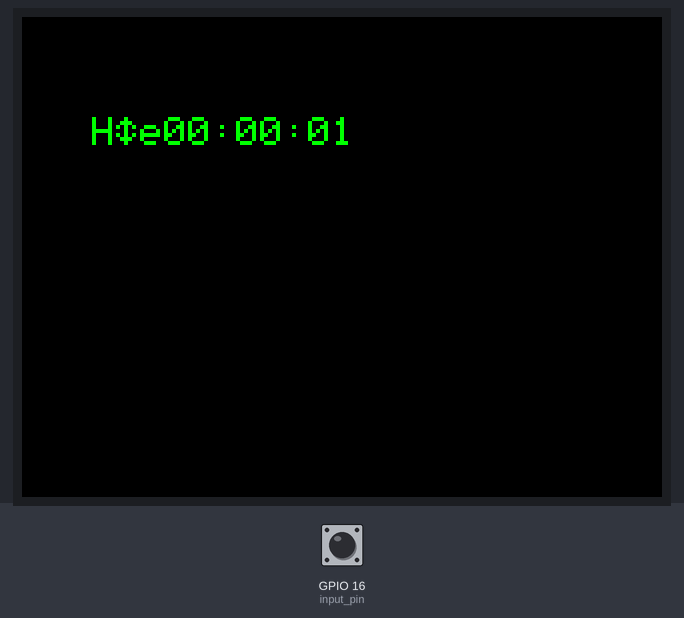
The sketch below on a simulated ESP32. Parts: 240×320 colour display. The inputs (shaded band) are chosen by the test bench; at power-on: GPIO 16 (input_pin) HIGH. WiFi joins after 1.5 s; servers stay silent unless stated; uploads are accepted with an empty reply; what the sketch prints to the serial monitor is not drawn.

Above: at 7.3 s.
7.4 s: GPIO 16 (input_pin) pulled LOW for 0.15 s
At 8.0 s:
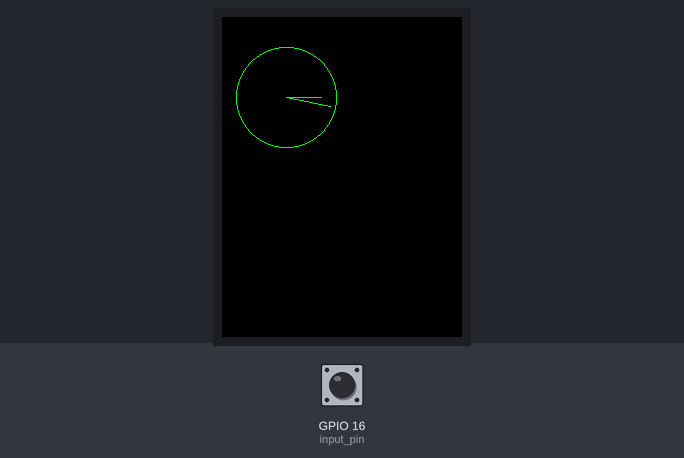
8.1 s: GPIO 16 (input_pin) pulled LOW for 1 s
At 10.0 s:
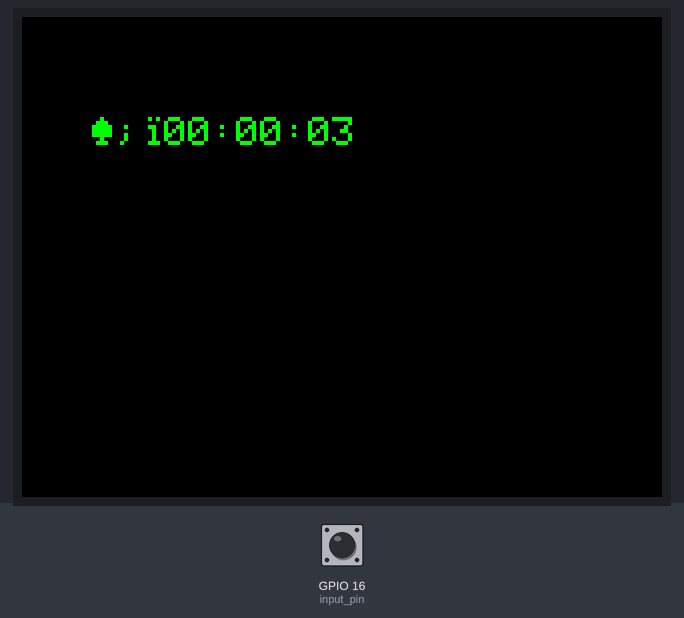
12.1 s: GPIO 16 (input_pin) pulled LOW for 0.15 s
At 12.7 s:
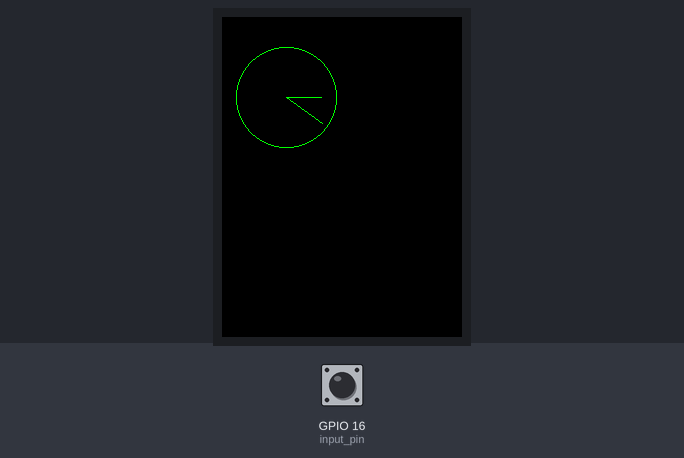
12.8 s: GPIO 16 (input_pin) pulled LOW for 3.2 s
At 16.5 s:
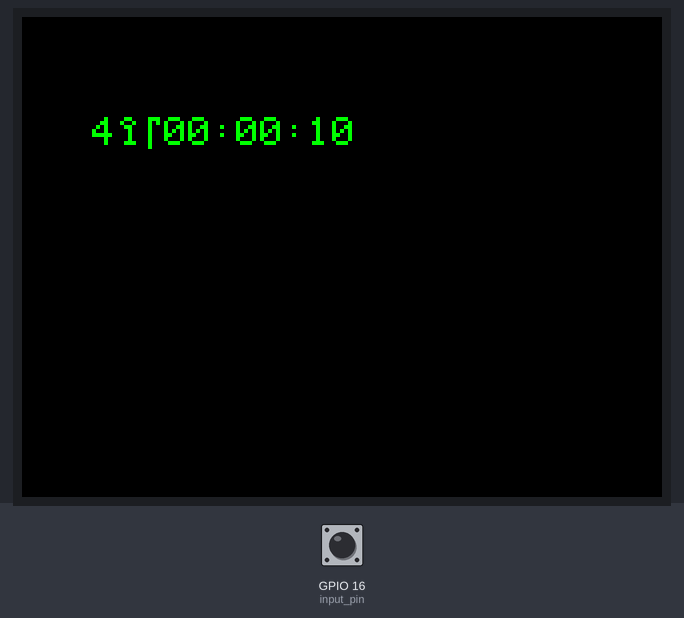
19.0 s: GPIO 16 (input_pin) pulsed LOW 2 times (0.12 s each, 0.3 s apart)
At 20.3 s:
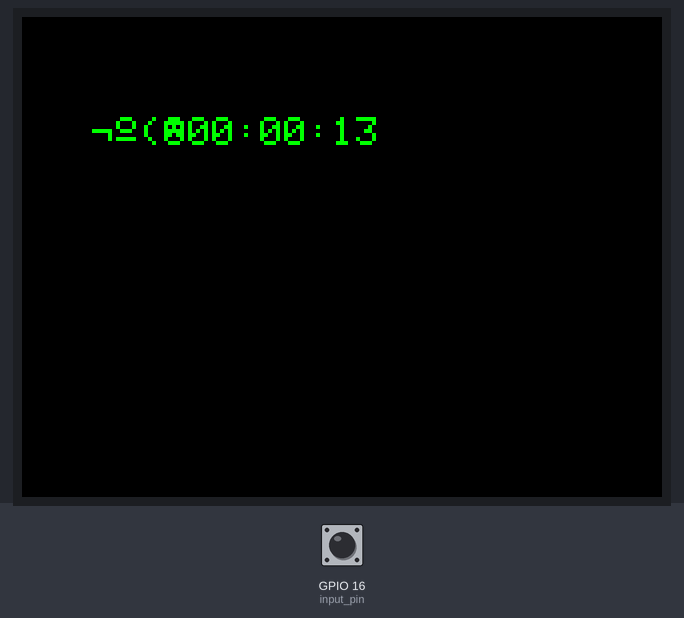
22.6 s: GPIO 16 (input_pin) pulsed LOW 5 times (0.12 s each, 0.3 s apart)
At 23.23 s:
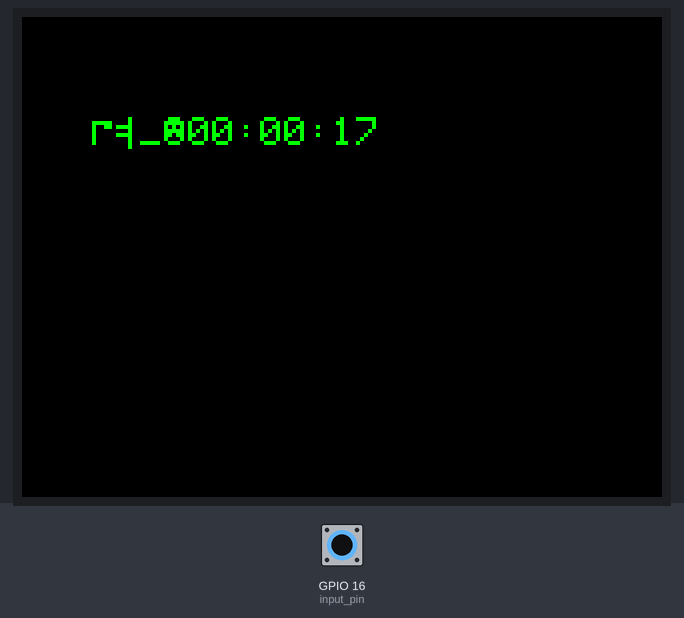
Timing chart, 0 to 25.6 s (numbered marks = the images above; inputs shaded):
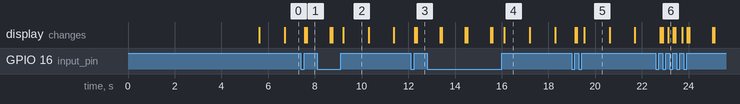

Measured:
- after the input at 7.4 s, the display: first changes after 0.17 s (image 1 shows a later state)
- after the input at 8.1 s, the display: first differs from a run without the input after 1.1 s (image 2)
- after the input at 12.1 s, the display: first changes after 0.18 s (image 3 shows a later state)
- after the input at 12.8 s, the display: first differs from a run without the input after 3.3 s (image 4)
- after the input at 22.6 s, the display: first differs from a run without the input after 0.21 s (image 6 shows a later state)
- what the display in image 2 shows lasts 1.1 s, from 9.2 s to 10.3 s

The sketch:

watch_code.ino
```cpp
#include <WiFi.h> //Connect to WiFi Network
#include <TFT_eSPI.h> // Graphics and font library for ST7735 driver chip
#include <SPI.h> //Used in support of TFT Display
#include <string.h>  //used for some string handling and processing.
#include <math.h> //used for analog clock face

#define IDLE 0  //Initial State
#define DOWN 1  //State when the button is pressed down
#define UP 2  //State when the button comes back up
#define DISPLAY 3 //Sttate to update our display


TFT_eSPI tft = TFT_eSPI();  // Invoke library, pins defined in User_Setup.h

//Some constants and some resources:
const uint16_t RESPONSE_TIMEOUT = 6000; //ms to wait for response from host
const uint16_t SERVER_PULL_TIME = 60000; //periodicity of pulling from server.
const uint16_t DISPLAY_UPDATE_TIME = 1000; //periodicity of updating the screen
const uint16_t IN_BUFFER_SIZE = 1000; //size of buffer to hold HTTP request
const uint16_t OUT_BUFFER_SIZE = 1000; //size of buffer to hold HTTP response
char request_buffer[IN_BUFFER_SIZE]; //char array buffer to hold HTTP request
char response_buffer[OUT_BUFFER_SIZE]; //char array buffer to hold HTTP response

char network[] = "MIT";  //SSID for MIT open network
char password[] = ""; //No Password required for open network

const int input_pin = 16; //pin connected to button
uint8_t state = IDLE;  //initialize to IDLE
uint8_t watch_state = 0; //variable for state of the watch (0 for digital, 1 for digital)

unsigned int server_timer;  //time from last server pull
unsigned int display_timer; //timer for updating the display when not pressed

uint8_t hour; //stored times from last server pull
uint8_t minute;
uint8_t second;

uint8_t display_hour; //times to be displayed now
uint8_t display_minute;
uint8_t display_second;


void setup(){
  tft.init();  //init screen
  tft.setRotation(2); //adjust rotation
  tft.setTextSize(2); //default font size
  tft.fillScreen(TFT_BLACK); //fill background
  tft.setTextColor(TFT_GREEN, TFT_BLACK); //set color of font to green foreground, black background

  Serial.begin(115200); //begin serial comms
  delay(100); //wait a bit (100 ms)
  WiFi.begin(network,password); //attempt to connect to wifi
  uint8_t count = 0; //count used for Wifi check times
  Serial.print("Attempting to connect to ");
  Serial.println(network);

  while (WiFi.status() != WL_CONNECTED && count<6) {
    delay(500);
    Serial.print(".");
    count++;
  }
  delay(2000);
  if (WiFi.isConnected()) { //if we connected then print our IP, Mac, and SSID we're on
    Serial.println("CONNECTED!");
    Serial.printf("%d:%d:%d:%d (%s) (%s)\n",WiFi.localIP()[3],WiFi.localIP()[2],
                                            WiFi.localIP()[1],WiFi.localIP()[0],
                                          WiFi.macAddress().c_str() ,WiFi.SSID().c_str());
    delay(500);
  } else { //if we failed to connect just Try again.
    Serial.println("Failed to Connect :/  Going to restart");
    Serial.println(WiFi.status());
    ESP.restart(); // restart the ESP (proper way)
  }

  pinMode(input_pin, INPUT_PULLUP); //set input pin as an input
  state = IDLE; //start system in IDLE state
  update_from_server();
  display_watch();


}

void loop(){
  number_fsm(digitalRead(input_pin)); //Call our FSM every time through the loop.
  delay(10);
}


/*------------------
 * number_fsm Function:
 * Use this to implement your finite state machine. It takes in an input (the reading from a switch), and can use
 * state as well as other variables to be your state machine.
 */

void number_fsm(uint8_t input){
  //your logic here!
  //use your inputs and the system's state to update state and perform actions
  //This function should be non-blocking, meaning there should be minimal while loops and other things in it!
  //Feel free to call do_http_GET from this function
  //state variable globally defined at top
  bool unpressed = input;

  if ((millis() - server_timer) > SERVER_PULL_TIME){
    update_from_server();
  }
  if ((millis() - display_timer) > DISPLAY_UPDATE_TIME){
    display_watch();
  }

  switch(state){
    case IDLE:
      if (unpressed == 0){ //button is down, new state
        state = DOWN;
      }
      break;
    case DOWN:
      if (unpressed == 1){ //button is back up, end of a press-release sequence
        state = UP;
      }
      break;
    case UP:
      watch_state = (watch_state + 1) % 2; //Change watch state from analog to digital
      state = DISPLAY; //change display
      break;

    case DISPLAY:
      display_watch(); //display new watch face
      state = IDLE; //return to IDLE state
      break;
  }

}

/*----------------------------------
 * display_watch Function:
 *
 * Display the correct watch face based on the state of the watch
 */
void display_watch(){
  if (watch_state == 0){ //digital
    display_digital();
  }else{                 //analog
    display_analog();
  }
  display_timer = millis();
}


/*----------------------------------
 * update_display_times Function:
 *
 * Update times to display based on how long has passed since the last server pull
 */
void update_display_times(){
  int seconds_passed = (millis() - server_timer) / 1000; //collect time passed since last update
  int minutes_passed = seconds_passed / 60;
  int hours_passed = minutes_passed / 60;

  display_second = second + (seconds_passed % 60); //add time passed to each field
  display_minute = minute + (minutes_passed % 60);
  display_hour = hour + (hours_passed % 24);

  if (display_second >= 60){  //adjust fields modulo their max values and carry over the remainder
    int extra_min = display_second / 60;
    display_second = display_second % 60;
    display_minute = display_minute + extra_min;
  }

  if (display_minute >= 60){
    int extra_hours = display_minute / 60;
    display_minute = display_minute % 60;
    display_hour = hour + extra_hours;
  }

  if (display_hour >= 24){
    display_hour = display_hour % 24;
  }

}


/*----------------------------------
 * display_digital Function:
 *
 * displays the digital state of the watch
 */
void display_digital(){
  tft.setRotation(3); //adjust rotation
  update_display_times(); //update times to be displayed
  tft.fillScreen(TFT_BLACK); //black out TFT Screen

  char display_buffer[20]; //buffers to hold string display output
  char hour_buffer[10];
  char minute_buffer[10];
  char second_buffer[10];

  if (display_hour < 10){ //pads with an extra zero if needed
    sprintf(hour_buffer, "0%d", display_hour);
  }else{
    sprintf(hour_buffer, "%d", display_hour);
  }

  if (display_minute < 10){
    sprintf(minute_buffer, "0%d", display_minute);
  }else{
    sprintf(minute_buffer, "%d", display_minute);
  }

  if (display_second < 10){
    sprintf(second_buffer, "0%d", display_second);
  }else{
    sprintf(second_buffer, "%d", display_second);
  }

  strcat(display_buffer, hour_buffer); //concatentates output
  strcat(display_buffer, ":");
  strcat(display_buffer, minute_buffer);
  strcat(display_buffer, ":");
  strcat(display_buffer, second_buffer);

  tft.drawString(display_buffer, 35, 50, 1); //viewable on Screen
}


/*----------------------------------
 * display_digital Function:
 *
 * displays the analog state of the watch
 */
void display_analog(){
  tft.setRotation(2); //adjust rotation
  tft.fillScreen(TFT_BLACK);
  update_display_times(); //update times to be displayed

  int hour_len = 20; //length of clock hands
  int minute_len = 35;
  int second_len = 45;

  float hour_frac = ((float)(display_hour % 12) / (12.0)); //fraction of the way around the clock for each hand
  float minute_frac = ((float)display_minute / (60.0));
  float second_frac = ((float)display_second / (60.0));

  float hour_rads = (hour_frac * 2 * M_PI) + ((2 * M_PI / 12.0)*(minute_frac)); //angle of each hand from original position
  float minute_rads = minute_frac * 2 * M_PI;
  float second_rads = second_frac * 2 * M_PI;

  float hour_cos = cos(hour_rads); //sin and cosine for each hand
  float hour_sin = sin(hour_rads);
  float minute_cos = cos(minute_rads);
  float minute_sin = sin(minute_rads);
  float second_cos = cos(second_rads);
  float second_sin = sin(second_rads);

  float hour_y = hour_len * hour_sin; //new positions for each hand
  float hour_x = hour_len * hour_cos;

  float minute_y = minute_len * minute_sin;
  float minute_x = minute_len * minute_cos;

  float second_y = second_len * second_sin;
  float second_x = second_len * second_cos;


  tft.drawCircle(64,80,50,TFT_GREEN); //display clock face
  tft.drawLine(64, 80, hour_x + 64.0, hour_y + 80.0, TFT_GREEN);
  tft.drawLine(64, 80, minute_x + 64.0, minute_y + 80.0, TFT_GREEN);
  tft.drawLine(64, 80, second_x + 64.0, second_y + 80.0, TFT_GREEN);

}


/*----------------------------------
 * extract_server_response Function:
 *
 * After server respone has been received, extract the relevant time data and store it
 */
void extract_server_response(){
  char space[] = " "; //Split the response string by a blank space
  char colon[] = ":"; //Split the time string by a colon
  char dot[] = "."; //Split the seconds string by a colon

  char *date_str = strtok(response_buffer, space); //date section
  char *new_time = strtok(NULL, space); //time section

  char time_str[50];
  strcpy(time_str, new_time); //new string to prevent overwriting old one

  char *hour_str[] = {strtok(time_str, colon)}; //extract hour, min, and sec from the time string
  char *minute_str[] = {strtok(NULL, colon)};
  char *second_str[] = {strtok(NULL, colon)};

  char second_copy[10];
  strcpy(second_copy, *second_str); //new string to prevent overwriting old one

  char *sec_str[] = {strtok(second_copy, dot)}; //extract the integer component of the second

  int hour_int = atoi(*hour_str); //convert all times to int
  int minute_int = atoi(*minute_str);
  int second_int = atoi(*sec_str);

  hour = hour_int;
  minute = minute_int;
  second = second_int;
}

/*----------------------------------
 * update_from_server Function:
 *
 * Pulls information from the tine server and resets the server timer.
 * Updates our previous idea of what time it was
 */
void update_from_server(){
  sprintf(request_buffer,"GET http://iesc-s3.mit.edu/esp32test/currenttime\r\n"); //Time API URL
  strcat(request_buffer,"Host: iesc-s3.mit.edu\r\n"); //add more to the end
  strcat(request_buffer,"\r\n"); //add blank line!
  //submit to function that performs GET.  It will return output using response_buffer char array
  do_http_GET("iesc-s3.mit.edu", request_buffer, response_buffer, OUT_BUFFER_SIZE, RESPONSE_TIMEOUT,true);

  extract_server_response();

  Serial.println(hour);
  Serial.println(minute);
  Serial.println(second);

  server_timer = millis(); //reset server timer

}


/*----------------------------------
 * char_append Function:
 * Arguments:
 *    char* buff: pointer to character array which we will append a
 *    char c:
 *    uint16_t buff_size: size of buffer buff
 *
 * Return value:
 *    boolean: True if character appended, False if not appended (indicating buffer full)
 */
uint8_t char_append(char* buff, char c, uint16_t buff_size) {
        int len = strlen(buff);
        if (len>buff_size) return false;
        buff[len] = c;
        buff[len+1] = '\0';
        return true;
}

/*----------------------------------
 * do_http_GET Function:
 * Arguments:
 *    char* host: null-terminated char-array containing host to connect to
 *    char* request: null-terminated char-arry containing properly formatted HTTP GET request
 *    char* response: char-array used as output for function to contain response
 *    uint16_t response_size: size of response buffer (in bytes)
 *    uint16_t response_timeout: duration we'll wait (in ms) for a response from server
 *    uint8_t serial: used for printing debug information to terminal (true prints, false doesn't)
 * Return value:
 *    void (none)
 */
void do_http_GET(char* host, char* request, char* response, uint16_t response_size, uint16_t response_timeout, uint8_t serial){
  WiFiClient client; //instantiate a client object
  if (client.connect(host, 80)) { //try to connect to host on port 80
    if (serial) Serial.print(request);//Prints the request we are sending to Serial Monitor
    client.print(request);//Sends the request
    memset(response, 0, response_size); //Null out (0 is the value of the null terminator '\0') entire buffer
    client.readBytesUntil('\n',response,response_size); //Read the one line response
    if (serial) Serial.println(response);//Print out response to Serial Monitor
    client.stop();
    if (serial) Serial.println("-----------");//End of Serial Monitor printing
  }else{
    if (serial) Serial.println("connection failed :/");
    if (serial) Serial.println("wait 0.5 sec...");
    client.stop();
  }
}
```
